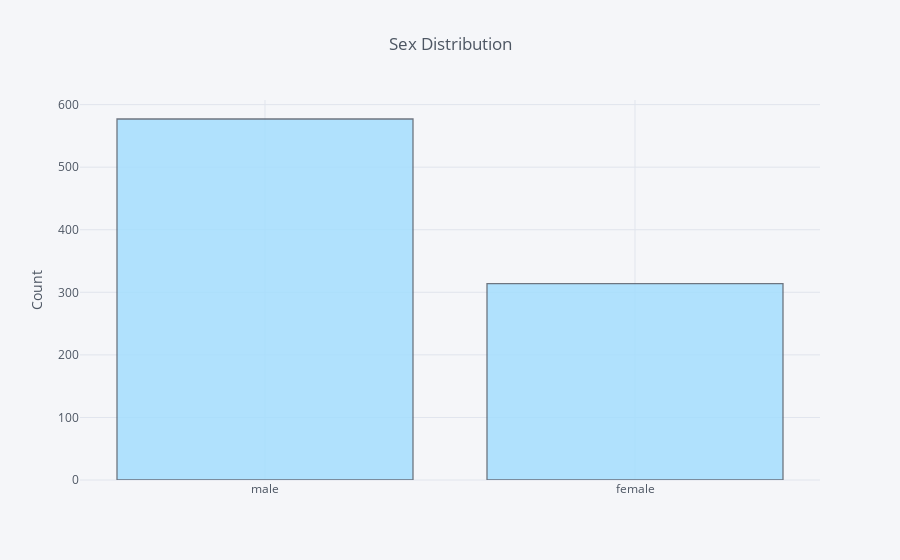

Notebook source saved alongside this figure:
### Markdown cell above
## **Distributions of variables**

### Code cell
train_df['Sex'].iplot(kind='hist', 
                      yTitle='Count', 
                      title='Sex Distribution', 
                      colors='#A0DDFF')

### Figure 1 — Plotly figure (JSON) as saved in the notebook; plotly's stock layout.template omitted (floating-point values rounded to 4 significant figures; data arrays with more than 128 entries replaced by an {"elided": "..."} marker saying what was removed)
{"data": [{"histfunc": "count", "histnorm": "", "marker": {"color": "rgba(160, 221, 255, 1.0)", "line": {"color": "#4D5663", "width": 1.3}}, "name": "Sex", "opacity": 0.8, "orientation": "v", "type": "histogram", "uid": "fb2d3949-32f5-49d3-8ea8-cd510896d713", "x": {"elided": "891 str values"}}], "layout": {"barmode": "overlay", "legend": {"bgcolor": "#F5F6F9", "font": {"color": "#4D5663"}}, "paper_bgcolor": "#F5F6F9", "plot_bgcolor": "#F5F6F9", "title": {"font": {"color": "#4D5663"}, "text": "Sex Distribution"}, "xaxis": {"gridcolor": "#E1E5ED", "showgrid": true, "tickfont": {"color": "#4D5663"}, "title": {"font": {"color": "#4D5663"}, "text": ""}, "zerolinecolor": "#E1E5ED"}, "yaxis": {"gridcolor": "#E1E5ED", "showgrid": true, "tickfont": {"color": "#4D5663"}, "title": {"font": {"color": "#4D5663"}, "text": "Count"}, "zerolinecolor": "#E1E5ED"}}}
